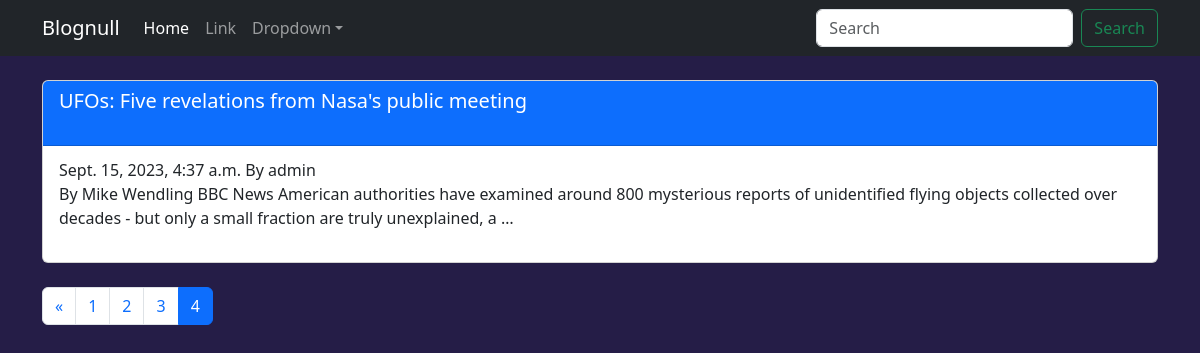
The app's page /blog/?page=4 with its own data.
### blog/models.py (models this page shows, shortened)
class Post(models.Model):
    class Status(models.TextChoices): # เพิ่มฟิลด์ status
        DRAFT = 'DF', 'Draft'
        PUBLISHED = 'PB', 'Published'
    title = models.CharField(max_length=250)
    slug = models.SlugField(max_length=250)
    body = models.TextField()
    publish = models.DateTimeField(default=timezone.now) # เพิ่ม datetime
    created = models.DateTimeField(auto_now_add=True) # เพิ่ม datetime
    updated = models.DateTimeField(auto_now=True) # เพิ่ม datetime
    status = models.CharField(max_length=2,
                                choices=Status.choices,
                                default=Status.DRAFT) # เพิ่มฟิลด์ status
    author = models.ForeignKey(User,
                                on_delete=models.CASCADE,
                                related_name='blog_posts') # เพิ่มความสัมพันธ์กับ User
    objects=models.Manager() #the dufault manager
    published=PublishedManager() #our custom manager
    class Meta: # การกำหนดการเรียงข้อมูลในโมเดล Post
        ordering = ['-publish'] # เรียงลำดับโพสต์จากวันที่ล่าสุดไปยังเก่าสุด
        indexes = [
            models.Index(fields=['-publish']), # เพิ่ม index
        ]

### blog/views.py (the view)
# urls.py: path('',views.post_list,name='post_list'),
def post_list(request):
    posts=Post.published.all()
    per_page=1
    paginator=Paginator(posts,per_page)
    page=request.GET.get('page')
    try:
        posts=paginator.page(page)
    except PageNotAnInteger:
        posts=paginator.page(1)
    except EmptyPage:
        posts=paginator.page(paginator.num_pages)
    return render(request,'blog/post/list.html',{'posts':posts})

### blog/models.py (called while the page is built)
    def get_queryset(self):
        return super().get_queryset().filter(status=Post.Status.PUBLISHED)

### blog/templates/blog/post/list.html (shortened to what this page needs)
{% extends 'blog/base.html' %} #Call Master page
{% block content %}
    {% for post in posts %}
        <div class="card mb-4">
            <div class="card-header bg-primary text-white">
                <a href="{% url 'blog:post_detail' post.id %}" class="text-white text-decoration-none"><h5 class="card-title mb-4">{{ post.title }}</h5></a>
            </div>
            <div class="card-body">
                <p class="card-subtitle">{{ post.publish }} By {{ post.author }}</p>
                {{ post.body | truncatewords:30 | linebreaks }}
            </div>
        </div>
    {% endfor %}
    <nav aria-label="Page navigation">
      <ul class="pagination    ">
        {% if posts.has_previous %}
            <li class="page-item">
            <a class="page-link" href="?page={{ posts.previous_page_number }}" aria-label="Previous">
                <span aria-hidden="true">&laquo;</span>
            </a>
            </li>
        {% endif %}
        {% for i in posts.paginator.page_range %}
            {% if posts.number == i %}
                <li class="page-item active"><a class="page-link" href="#">{{ posts.number }}</a></li>
            {% else %}
                <li class="page-item"><a class="page-link" href="?page={{ i }}">{{ i }}</a></li>
            {% endif %}
        {% endfor %}
      </ul>
    </nav>
{% endblock %}

### blog/static/css/style.css (style rules this page uses)
body { background-color: rgb(37, 29, 71); }

### records on screen
Post: title "UFOs: Five revelations from Nasa's public meeting", publish "Sept. 15, 2023, 4:37 a.m.", author "admin", body "By Mike Wendling BBC News American authorities have examined around 800 mysterious reports of unidentified flying objects collected over decades - but only a small fraction are truly unexplained, a …"

### other values on screen
{{ i }} "1" "2" "3"
{{ posts.number }} "4"
